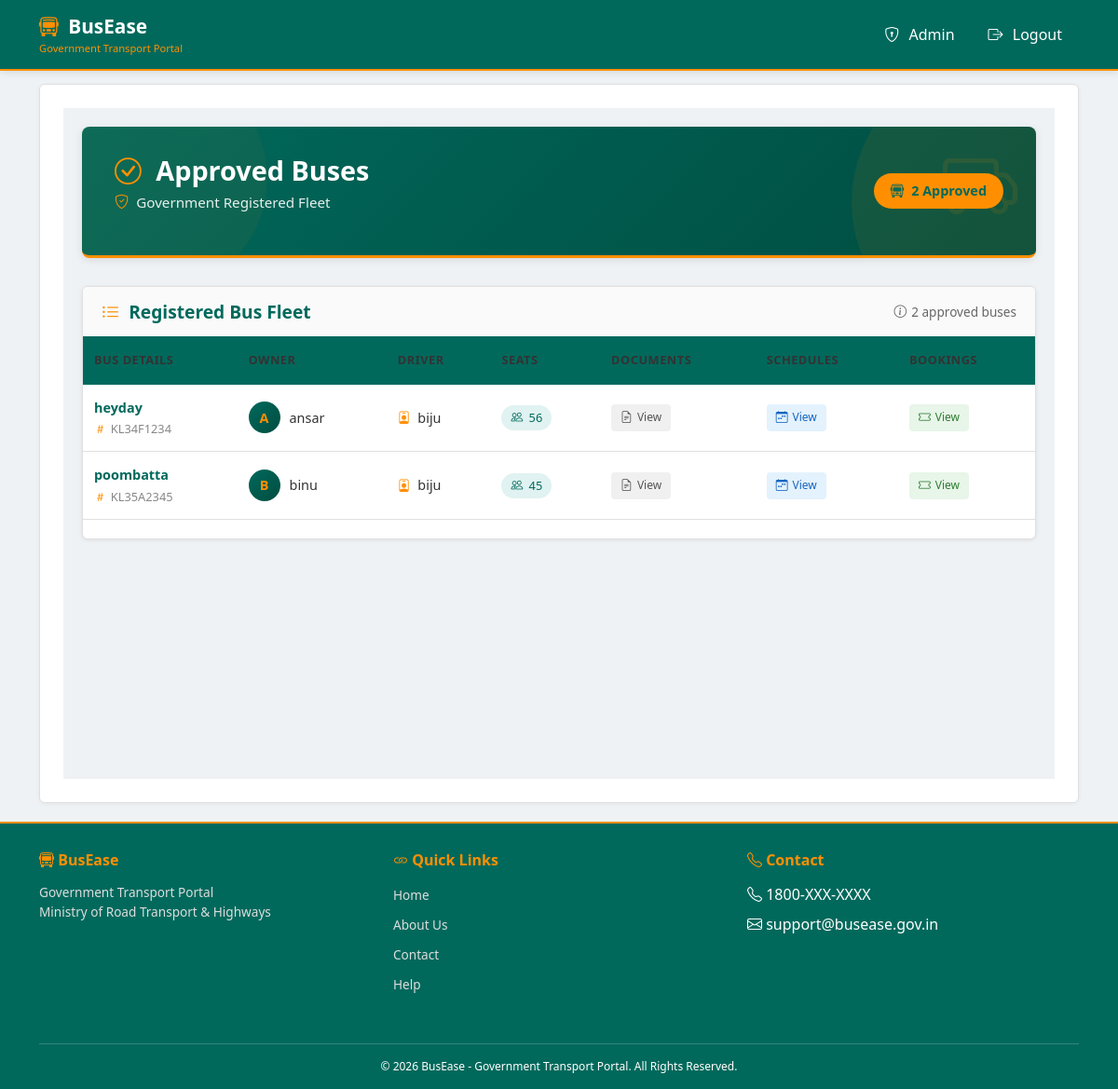
The app's page /admin_app/approved-buses/ (signed in), older data.
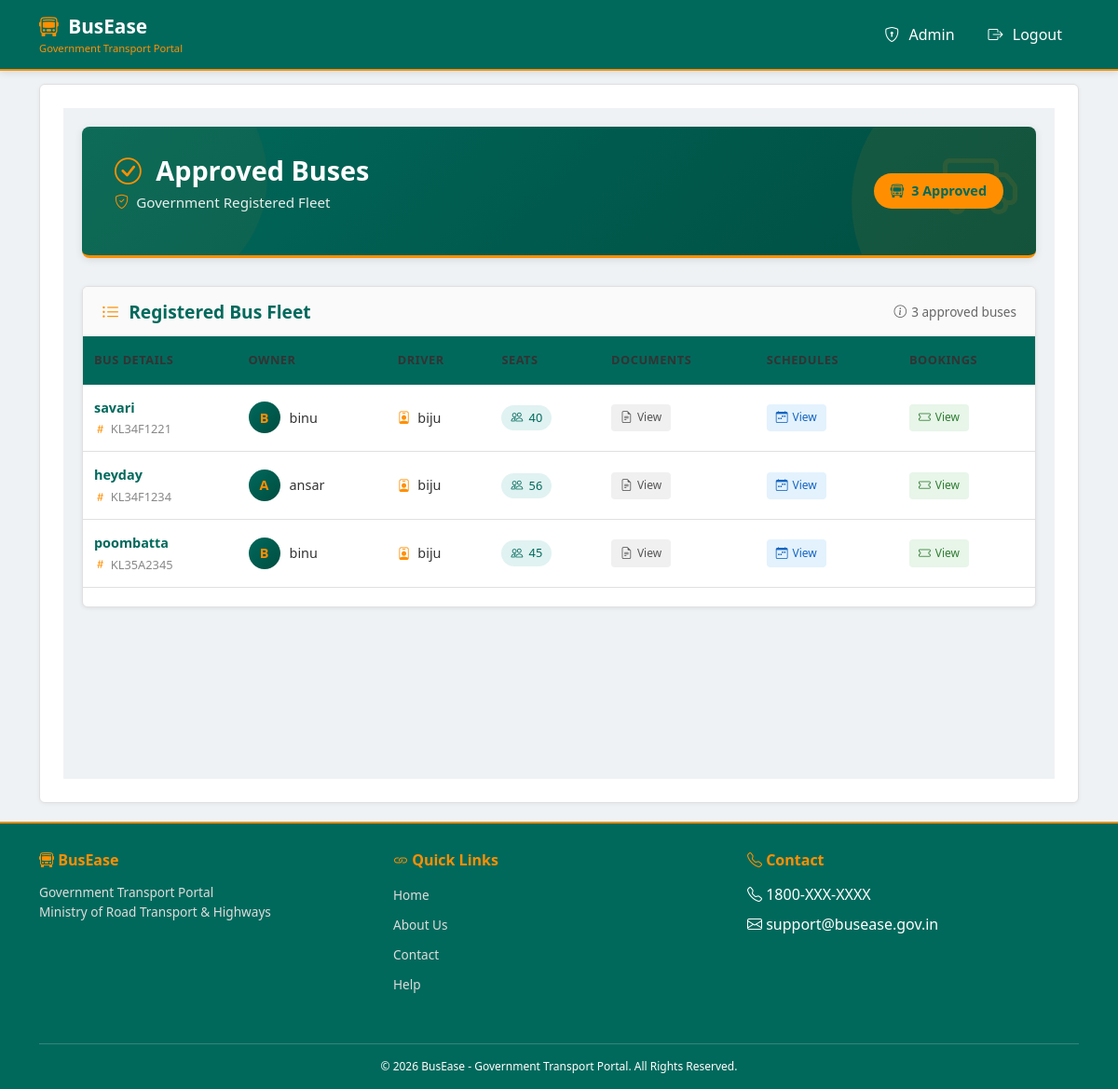
The same page, newer data.
### bus_owner/models.py (models this page shows, shortened)
class Bus(models.Model):
    owner = models.ForeignKey(BusOwnerProfile, on_delete=models.CASCADE, related_name='buses')
    bus_name = models.CharField(max_length=100, default="Unnamed Bus")
    bus_number = models.CharField(max_length=20, unique=True)
    total_seats = models.PositiveIntegerField()
    owner_contact_number = models.CharField(max_length=15, blank=True, default="")
    driver_name = models.CharField(max_length=100, blank=True, default="")
    driver_contact_number = models.CharField(max_length=15, blank=True, default="")
    driver_license = models.FileField(upload_to='driver_licenses/', null=True, blank=True)
    registration_document = models.FileField(upload_to='registration_docs/', blank=True, null=True)
    pollution_test_certificate = models.FileField(upload_to='pollution_tests/', null=True, blank=True)
    insurance_document = models.FileField(upload_to='insurance_docs/', null=True, blank=True)
    approved = models.BooleanField(default=False)
    class Meta:
        ordering = ['bus_number']
        verbose_name = "Bus"
        verbose_name_plural = "Buses"

class BusOwnerProfile(models.Model):
    user = models.OneToOneField(settings.AUTH_USER_MODEL, on_delete=models.CASCADE)
    contact_number = models.CharField(max_length=15)
    address = models.TextField()
    owner_photo = models.ImageField(upload_to='owner_photos/', null=True, blank=True)
    business_license = models.FileField(upload_to='business_licenses/', null=True, blank=True)
    id_proof = models.FileField(upload_to='owner_id_proofs/', null=True, blank=True)
    approved = models.BooleanField(default=False)
    registered_on = models.DateTimeField(auto_now_add=True)

### main/models.py (models this page shows, shortened)
class User(AbstractUser):
    ROLE_CHOICES = [
        ('admin', 'RTO Admin'),
        ('owner', 'Bus Owner'),
        ('traveller', 'Traveller'),
        ('conductor', 'Bus Conductor'),  # Add this line
    ]
    role = models.CharField(max_length=20, choices=ROLE_CHOICES, default='traveller')
    email = models.EmailField(blank=True, null=True)
    USERNAME_FIELD = 'username'
    REQUIRED_FIELDS = ['email']
    objects = UserManager()

### admin_app/views.py (the view)
# urls.py: path('approved-buses/', views.admin_approved_buses, name='admin_approved_buses'),
@login_required
@user_passes_test(superuser_required)
def admin_approved_buses(request):
    approved_buses = Bus.objects.filter(approved=True)
    return render(request, "admin_app/admin_approved_buses.html", {
        "approved_buses": approved_buses
    })

### admin_app/views.py (called while the page is built)
def superuser_required(user):
    return user.is_superuser

### admin_app/templates/admin_app/admin_approved_buses.html (shortened to what this page needs)
{% extends 'base.html' %}
{% block content %}
<div class="gov-approved-page">
  <div class="gov-container">
    <div class="gov-hero-section">
      <div class="gov-hero-content">
        <div>
          <h1 class="gov-hero-title">
            <i class="bi bi-check-circle"></i> Approved Buses
          </h1>
          <p class="gov-hero-subtitle">
            <i class="bi bi-shield-check"></i> Government Registered Fleet
          </p>
        </div>
        <span class="gov-stats-badge">
          <i class="bi bi-bus-front"></i> {{ approved_buses|length }} Approved
        </span>
      </div>
    </div>
    <div class="gov-main-card">
      <div class="gov-card-header">
        <h5 class="gov-card-title">
          <i class="bi bi-list-ul"></i>
          Registered Bus Fleet
        </h5>
        <span class="gov-card-subtitle">
          <i class="bi bi-info-circle"></i> {{ approved_buses|length }} approved buses
        </span>
      </div>
      {% if approved_buses %}
        <div class="gov-table-container">
          <table class="gov-table">
            <thead>
              <tr>
                <th>Bus Details</th>
                <th>Owner</th>
                <th>Driver</th>
                <th>Seats</th>
                <th>Documents</th>
                <th>Schedules</th>
                <th>Bookings</th>
              </tr>
            </thead>
            <tbody>
              {% for bus in approved_buses %}
              <tr>
                <td>
                  <div class="gov-bus-name">{{ bus.bus_name }}</div>
                  <div class="gov-bus-number">
                    <i class="bi bi-hash"></i> {{ bus.bus_number }}
                  </div>
                </td>
                <td>
                  <div class="gov-owner-info">
                    <div class="gov-owner-avatar">
                      {{ bus.owner.user.username|slice:":1"|upper }}
                    </div>
                    <span class="gov-owner-name">{{ bus.owner.user.username }}</span>
                  </div>
                </td>
                <td>
                  {% if bus.driver_name %}
                    <div class="gov-driver-info">
                      <i class="bi bi-person-badge gov-driver-icon"></i>
                      <span class="gov-driver-name">{{ bus.driver_name }}</span>
                    </div>
                  {% else %}
                    <span class="gov-driver-empty">Not assigned</span>
                  {% endif %}
                </td>
                <td>
                  <span class="gov-seats-badge">
                    <i class="bi bi-people"></i> {{ bus.total_seats }}
                  </span>
                </td>
                <td>
                  <a href="{% url 'admin_view_bus_documents' bus.id %}" class="gov-action-btn gov-action-doc">
                    <i class="bi bi-file-earmark-text"></i> View
                  </a>
                </td>
                <td>
                  <a href="{% url 'admin_view_schedules' bus.id %}" class="gov-action-btn gov-action-schedule">
                    <i class="bi bi-calendar-week"></i> View
                  </a>
                </td>
                <td>
                  <a href="{% url 'admin_view_bookings' bus.id %}" class="gov-action-btn gov-action-booking">
                    <i class="bi bi-ticket"></i> View
                  </a>
                </td>
              </tr>
              {% endfor %}
            </tbody>
          </table>
        </div>
      {% endif %}
    </div>
  </div>
</div>
{% endblock %}

Row changes from the older to the newer data that the page shows:
now on this page (row edited): Bus: bus_name "savari", bus_number "KL34F1221", owner.user.username "B", owner.user.username "binu", driver_name "biju", total_seats "40"
Text that changed along with them:
{{ approved_buses|length }}: "2" → "3"
